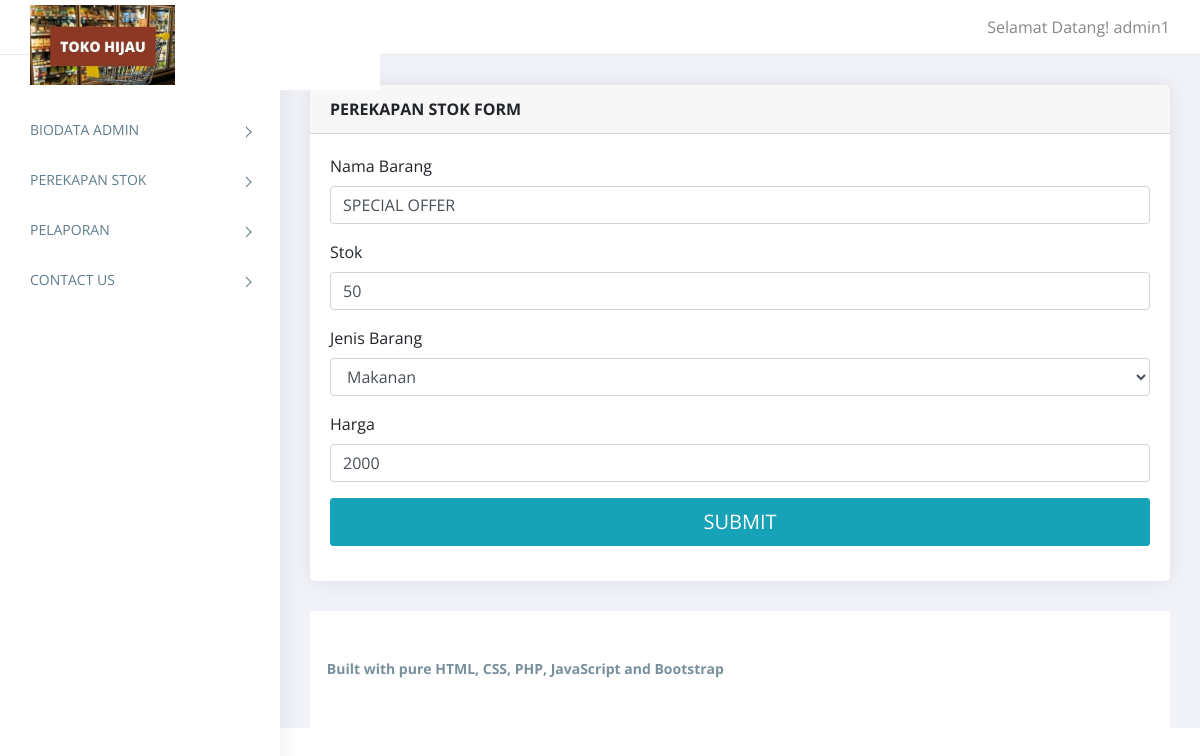
/detail_stok.php?id=11 (signed in), run on the app's committed database.
### tables this page shows
CREATE TABLE `coupon_master` (
  `id` int(11) NOT NULL,
  `nama_barang` varchar(50) NOT NULL,
  `stok` int(11) NOT NULL,
  `jenis_barang` varchar(10) NOT NULL,
  `harga` int(11) NOT NULL,
  `status` int(11) NOT NULL
);

### functions.inc.php (called while the page is built, shortened)
<?php
function get_safe_value($con,$str){
	if($str!=''){
		$str=trim($str);
		return mysqli_real_escape_string($con,$str);
	}
}
	?>

### detail_stok.php (the view, shortened to what this page needs)
<?php
require('top.inc.php');
$nama_barang='';
$stok='';
$harga='';
if(isset($_GET['id']) && $_GET['id']!=''){
	$id=get_safe_value($con,$_GET['id']);
	$res=mysqli_query($con,"select * from coupon_master where id='$id'");
	$check=mysqli_num_rows($res);
	if($check>0){
		$row=mysqli_fetch_assoc($res);
		$nama_barang=$row['nama_barang'];
		$stok=$row['stok'];
		$harga=$row['harga'];
	}else{
		header('location:perekapan_stok.php');
		die();
	}
}
?>
<div class="content pb-0">
            <div class="animated fadeIn">
               <div class="row">
                  <div class="col-lg-12">
                     <div class="card">
                        <div class="card-header"><strong>PEREKAPAN STOK FORM</strong><small> </small></div>
                        <form method="post" enctype="multipart/form-data">
							<div class="card-body card-block">
								<div class="form-group">
									<label for="categories" class=" form-control-label">Nama Barang</label>
									<input type="text" name="nama_barang" placeholder="Enter nama barang" class="form-control" required value="<?php echo $nama_barang?>">
								</div>
								<div class="form-group">
									<label for="categories" class=" form-control-label">Stok</label>
									<input type="text" name="stok" placeholder="Enter stok" class="form-control" required value="<?php echo $stok?>">
								</div>
								<div class="form-group">
									<label for="categories" class=" form-control-label">Jenis Barang</label>
									<select class="form-control" name="jenis_barang" required>
                                    <option value="Makanan">Makanan</option>
									</select>
								</div>
								<div class="form-group">
									<label for="categories" class=" form-control-label">Harga</label>
									<input type="text" name="harga" placeholder="Enter harga" class="form-control" required value="<?php echo $harga?>">
								</div>
							   <button id="payment-button" name="submit" type="submit" class="btn btn-lg btn-info btn-block">
							   <span id="payment-button-amount">SUBMIT</span>
							   </button>
							</div>
						</form>
                     </div>
                  </div>
               </div>
            </div>
         </div>
<?php
require('footer.inc.php');
?>

### assets/css/style.css (style rules this page uses)
body { display: table; font-family: open sans, sans-serif; font-size: 16px; width: 100% }
a, button { text-decoration: none; outline: none!important; color: #878787; -webkit-transition: all .25s ease; transition: all .25s ease }
.pb-0 { padding-bottom: 0 }
.btn, button, input, textarea { -webkit-box-shadow: none; box-shadow: none; outline: 0!important }
.btn { border-radius: 3px }
.content { float: left; padding: 1.875em; width: 100% }
.card { margin-bottom: 1.875em; border-radius: 5px; padding: 0; border: 0 solid transparent; -webkit-box-shadow: 0 0 20px rgba(0, 0, 0, .08); box-shadow: 0 0 20px rgba(0, 0, 0, .08) }
.card .card-body { float: left; padding: 1.25em; position: relative; width: 100% }
.btn, .button { display: inline-block; font-weight: 400; text-align: center; white-space: nowrap; vertical-align: middle; -webkit-transition: all .15s ease-in-out; transition: all .15s ease-in-out; border-radius: 3; cursor: pointer }
@media (max-width:1368px) { .card-body { padding: 15px } }

### data on the page
coupon_master: nama_barang "SPECIAL OFFER", stok "50", harga "2000"

### other printed values
$_SESSION['ADMIN_USERNAME'] "admin1"
